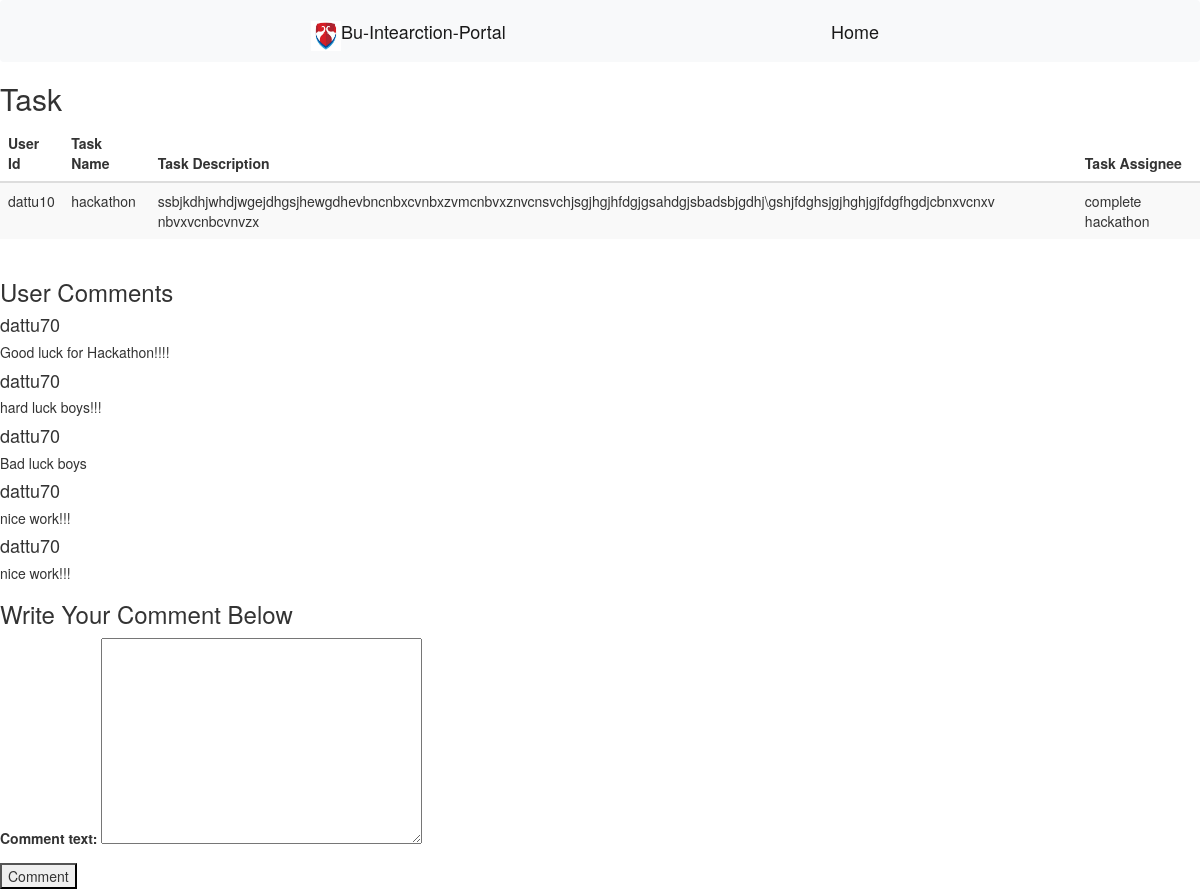
The page /taskhome/taskcomment/hackathon/ (signed in) on the database its author committed.
### task/models.py (models this page shows, shortened)
class Taskcreation(models.Model):
	taskname=models.CharField(max_length=20,blank=False)
	taskleader=models.BooleanField(default=False)
	taskuser=models.ForeignKey(User,on_delete=models.SET_NULL,null=True,related_name='taskuser')
	taskteamname=models.ForeignKey(Teamcreation,on_delete=models.SET_NULL,null=True,related_name='teamtaskname')
	taskslug=models.SlugField(blank=True)
	taskdescription=models.TextField(blank=True)
	taskassignee=models.CharField(blank=True,max_length=255)
	taskstatus=models.CharField(default=None,max_length=40)

class Comment(models.Model):
	commentuser=models.ForeignKey(User,on_delete=models.SET_NULL,null=True,related_name='commentuser')
	commentteamname=models.ForeignKey(Taskcreation,on_delete=models.SET_NULL,null=True,related_name='commentteamname')
	comment_text=models.TextField(blank=True)

### task/views.py (the view)
# urls.py: url(r'^taskcomment/(?P<taskslug2>[\w-]+)/$',views.taskcomment,name='taskcomment'),
def taskcomment(request,taskslug2):
	a=Taskcreation.objects.get(taskslug=taskslug2)
	b=a.taskteamname
	c=a.taskuser
	d=request.user
	f=Teamcreation.objects.filter(teamuser=c)
	e=Teamcreation.objects.filter(teamuser=d)
	if len(e)==0:
		messages.error(request,'Dont have rights to view the comments')
		return redirect('usercreation:nextpage')
	else:
		ob3=Comment.objects.all()
		if e[0].teamslug==f[0].teamslug:
			if request.method=='POST':
				form=comment_info(request.POST)
				if form.is_valid():
					instance=form.save(commit=False)
					instance.commentuser=request.user
					instance.commentteamname=a
					instance.save()
					form=comment_info(request.POST)
					return render(request,'task/taskcomment.html',{'a':a,'ob3':ob3,'form':form})
			else:
				form=comment_info()
			return render(request,'task/taskcomment.html',{'a':a,'form':form,'ob3':ob3})
		else:
			messages.error(request,'Dont have rights to view the comments')
			return redirect('usercreation:nextpage')

### task/forms.py
class comment_info(forms.ModelForm):
	class Meta:
		model=Comment
		fields=['comment_text']

### task/templates/task/taskcomment.html (shortened to what this page needs)
{% load static from staticfiles %}
<!DOCTYPE html>
<html>
<head>
	<link rel="stylesheet" href="https://www.w3schools.com/w3css/4/w3-black.css">
	<link rel="stylesheet" href="https://stackpath.bootstrapcdn.com/bootstrap/4.1.3/css/bootstrap.min.css">
<link rel="stylesheet" href="https://maxcdn.bootstrapcdn.com/bootstrap/3.3.7/css/bootstrap.min.css">
<link rel="stylesheet" href="https://maxcdn.bootstrapcdn.com/bootstrap/3.3.7/css/bootstrap-theme.min.css">
</head>
<body>
	<div class="bg-image">
  <nav class="navbar  navbar-light bg-light">
  <a class="navbar-brand" href="{% url 'usercreation:homepage' %}">
    <img src="{% static 'bu_logo.jpg' %}" width="30" height="30" class="d-inline-block align-top" alt="">Bu-Intearction-Portal
  </a>
  <a class="navbar-brand" href="{% url 'usercreation:nextpage' %}">Home</a>
</nav>
</div>
	<h2>Task</h2>
	<div class="table-responsive">
		<table  class="table table-striped table-sm">
			<thead>
				<tr>
			<th>User Id</th>
			<th>Task Name</th>
			<th>Task Description</th>
			<th>Task Assignee</th>
		</tr>
			</thead>
			<tbody>
				{% if a %}
		<tr>
			<td>{{a.taskuser.username}}</td>
			<td>{{a.taskname}}</td>
			<td>{{a.taskdescription}}</td>
			<td>{{a.taskassignee}}</td>
		</tr>
		{% endif %}
			</tbody>
		</table>
	</div>
	{% if ob3 %}
	<h3>User Comments</h3>
	{% for k in ob3 %}
	<h4>{{k.commentuser.username}}</h4>
	<h5>{{k.comment_text}}</h5>
	{% endfor %}
	{% endif %}
	<h3>Write Your Comment Below</h3>
	<form method="POST" enctype="multipart/form-data">
		{{form.as_p}}
		<button type="submit">Comment</button>
	</form>
</body>
</html>

### rows shown on the page
Taskcreation: taskuser.username "dattu10", taskname "hackathon", taskdescription "ssbjkdhjwhdjwgejdhgsjhewgdhevbncnbxcvnbxzvmcnbvxznvcnsvchjsgjhgjhfdgjgsahdgjsbadsbjgdhj\\gshjfdghsjgjhghjgjfdgfhgdjcbnxvcnxv nbvxvcnbcvnvzx", taskassignee "complete hackathon"
Comment: commentuser.username "dattu70", comment_text "Good luck for Hackathon!!!!"
Comment: commentuser.username "dattu70", comment_text "hard luck boys!!!"
Comment: commentuser.username "dattu70", comment_text "Bad luck boys"
Comment: commentuser.username "dattu70", comment_text "nice work!!!"
Comment: commentuser.username "dattu70", comment_text "nice work!!!"
